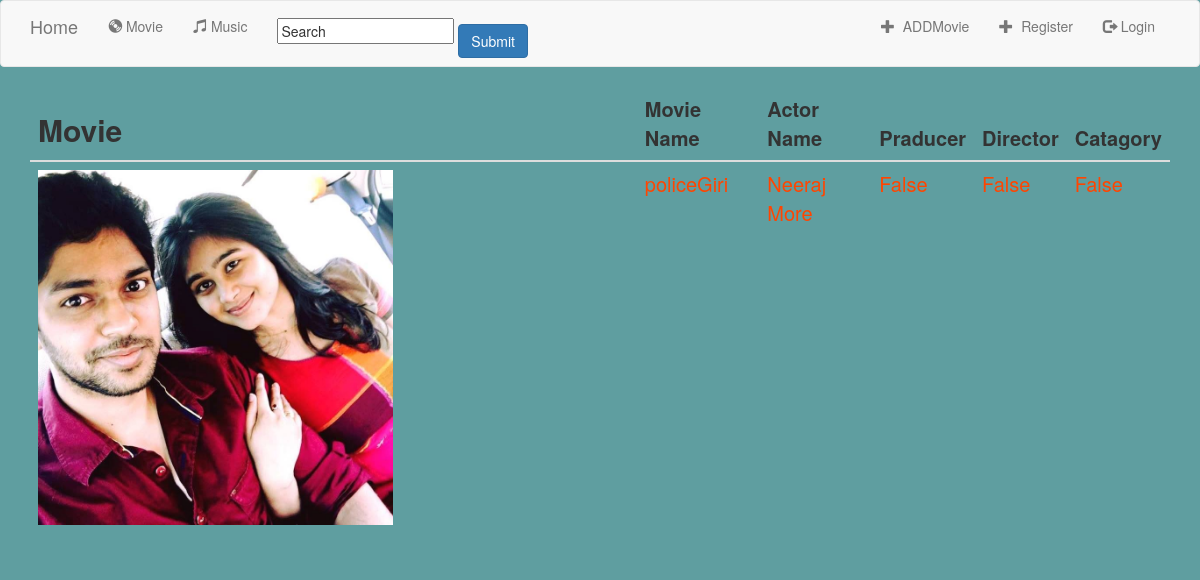
/app/34/, run on the app's committed database.
### App/models.py (models this page shows, shortened)
class Movie(models.Model):
    actor=models.CharField(max_length=30)
    movie_name=models.CharField(max_length=20)
    Praducer = models.CharField(max_length=30,default=False)
    Director = models.CharField(max_length=30,default=False)
    Catagory = models.CharField(max_length=30,default=False)
    movie_logo=models.FileField()

### App/views.py (the view)
# urls.py: url(r'^(?P<pk>[0-9]+)/$', views.DetailView.as_view() , name='detail'),
class DetailView(generic.DetailView):
    model = Movie
    template_name = "App/detail.html"

### App/templates/App/detail.html (shortened to what this page needs)
{% extends 'App/main.html' %}
{% block a %}
<div class="container">
  <div class="table-responsive">
  <table class="table">
    <thead>
      <tr>
        <th style="font-size:30px">Movie</th>
        <th style="font-size:20px">Movie Name</th>
        <th style="font-size:20px">Actor Name</th>
        <th style="font-size:20px">Praducer</th>
        <th style="font-size:20px">Director</th>
        <th style="font-size:20px">Catagory</th>
      </tr>
    </thead>
    <tbody>
      <tr>
        <td><a href="{% url 'index' %}">
        	<img src="{{movie.movie_logo.url}}" width="60%" height="90%"></a>
        </td>
        <td style="font-size:20px;color: orangered;">{{movie.movie_name}}</td>
        <td style="font-size:20px;color: orangered;">{{movie.actor}}</td>
        <td style="font-size:20px;color: orangered;">{{movie.Praducer}}</td>
        <td style="font-size:20px;color: orangered;">{{movie.Director}}</td>
        <td style="font-size:20px;color: orangered;">{{movie.Catagory}}</td>
      </tr>
    </tbody>
  </table>
  </div>
</div>
{% endblock %}

### App/static/App/style.css (style rules this page uses)
body { background-color: cadetblue; }

### App/templates/App/main.html (style rules this page uses)
body { background-color: cadetblue; }

### data on the page
Movie: movie_logo (picture), movie_name "policeGiri", actor "Neeraj More", Praducer "False", Director "False", Catagory "False"
